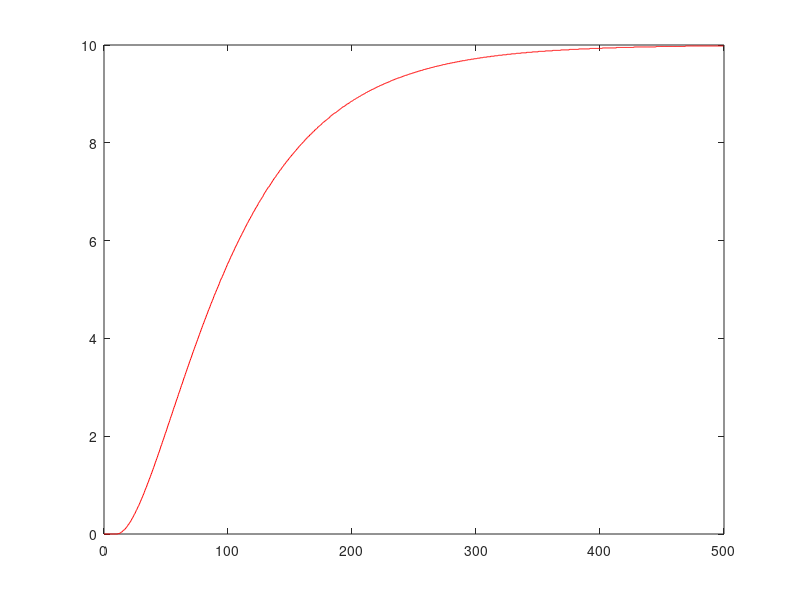
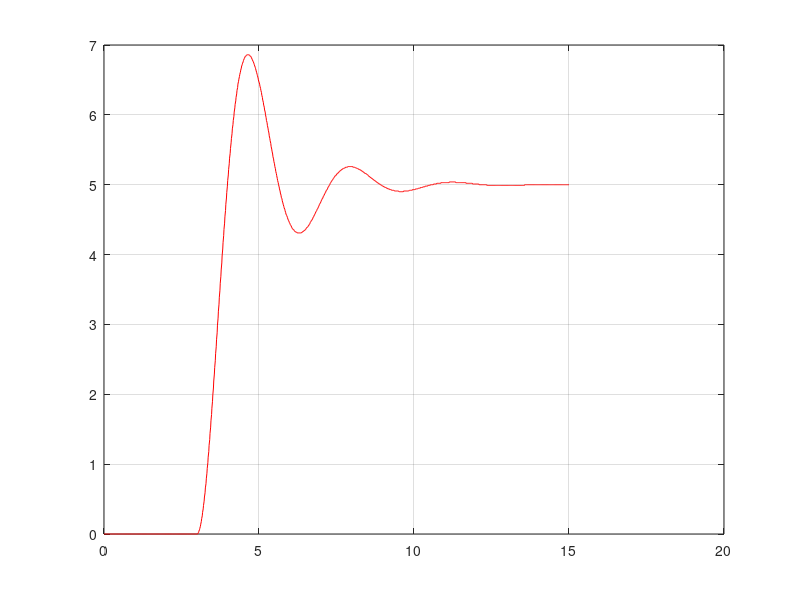

These charts were generated, in order, by the following MATLAB code: (Note: this script raises an error after producing the figures.)
s = tf('s');

dadosordem2sob = load('dadosordem2sobre.txt');
t_sob = dadosordem2sob(:,1);
v_sob = dadosordem2sob(:,2);
T_sob = dadosordem2sob(:,3);

Dx_sob = max(v_sob)-0;
Dy_sob = max(T_sob)-min(T_sob);

plot(t_sob,T_sob,'r')
    
K_sob = Dy_sob/Dx_sob;


dadosordem2sub = load('dadosordem2sub.txt');
t_sub = dadosordem2sub(:,1);
v_sub = dadosordem2sub(:,2);
T_sub = dadosordem2sub(:,3);

Dx_sub = max(v_sub)-0;
Dy_sub = 5-min(T_sub);
K_sub = Dy_sub/Dx_sub;

td_sub = 3.02;
tp_sub = 4.68-td_sub;
M_p = (6.86-5)/5;

figure('color',[1 1 1])
plot(t_sub,T_sub,'r')
hold on 
grid on

H_Mp = SOPDT_Mp_equations(K_sub,tp_sub,M_p,td_sub);
step(H_Mp)
%% Mollenkamp

y_inf_sob = 10;

t1 = 42;    % 0.15 y(inf)
t2 = 83.5;  % 0.45 y(inf)
t3 = 144.5; % 0.75 y(inf)

H_Mol_sob = SOPDT_Mollenkamp(K_sob,t1,t2,t3);

y_inf_sub = 5;
t1 = 3.29; % 0.15 y(inf)
t2 = 3.56; % 0.45 y(inf)
t3 = 3.78; % 0.75 y(inf)

H_Mol_sub = SOPDT_Mollenkamp(K_sub,t1,t2,t3);

H_Mol = tf([K*omega_n^2],[1 2*zeta*omega_n omega_n^2]);
H_Mol_d = H_Mol*exp(-t_d*s);

step(H_Mol_d)
%% Philipp e Parr
% Number of visible cycles
N = 2;
TN = 11.29-4.68;
H_PP = SOPDT_Phillip_Parr(K_sub,N,TN,td_sub);
step(H_PP)
%% Sundaresan
% Caso sobreamortecido
u_norm_sob = v_sob./v_sob;
y_norm_sob = (T_sob-min(T_sob))./(max(T_sob)-min(T_sob));

figure('color',[1 1 1])
plot(t_sob,y_norm_sob);
grid on

Mi = 0.4/50;
tm = 150;
sys_type = 1; % sistema sobreamortecido
H_Sun_sob = SOPDT_Sundaresan(K_sob,t_sob,u_norm_sob,y_norm_sob,sys_type,Mi,tm);

% Caso subamortecido
u_norm_sub = v_sub./v_sub;
y_norm_sub = (T_sub-min(T_sub))./(5-min(T_sub));

figure('color',[1 1 1])
plot(t_sub,y_norm_sub);
grid on

Mi = (0.996-0.204)/(3.98-3.35);
tm = 3.98;
sys_type = 2; % sistema subamortecido
H_Sun_sub = SOPDT_Sundaresan(K_sub,t_sub,u_norm_sub,y_norm_sub,sys_type,Mi,tm);

%%
dadosordem2rand = load('dadosordem2aleatorio.txt');
t_rand = dadosordem2rand(:,1);
v_rand = dadosordem2rand(:,2);
T_rand = dadosordem2rand(:,3);

plot(t_rand,T_rand)
grid on
hold on

% Identificacao do sistema pelo metodo da convolucao
U=v_rand; % criacao da matrix de entrada U
for i=1:length(v_rand)-1
    U = [U [zeros(i,1); v_rand(1:length(v_rand)-i)]];
end;

% solucao do sistema Y=UX para U (U = Y/X)
H1=U\T_rand;
H2=inv(U)*T_rand;

figure
plot(H1)
figure
plot(H2)

% Identificacao da resposta em frequencia
v_rand_d = v_rand(1:length(v_rand)-1) - v_rand(2:length(v_rand));
T_rand_d = T_rand(1:length(T_rand)-1) - T_rand(2:length(T_rand));

v_d_fft = fft(v_rand_d);
T_d_fft = fft(T_rand_d);
H = T_d_fft./v_d_fft;

% vetor de frequencias
freq=1/(length(T_rand))*(0:length(T_rand)/2);

figure
subplot(211)
semilogx(2*pi*freq,20*log10(abs(H(1:length(freq)))),'k--');
title('(a)');
ylabel('|H(j\omega)| (dB)');
subplot(212)
semilogx(2*pi*freq,angle(H(1:length(freq)))*180/pi,'k--');
title('(b)');
ylabel('fase de H(j\omega) (graus)');
xlabel('\omega (rad/s)')